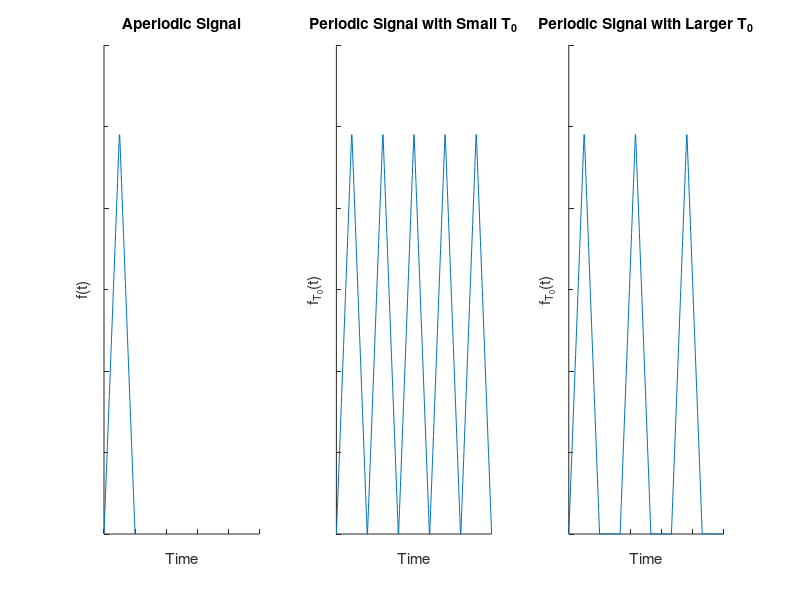

Reproduce this figure in MATLAB.
at=linspace(0,5,100);
af(1:50)=0:0.1:4.9;
af(51:100)=4.9:-0.1:0;
af(101:165)=zeros(1,65);

pt=linspace(0,25,500);
pf1=zeros(1,500);
for i=1:5
    pf1((i-1)*100+1:i*100)=af(1:100);
end

pf2=zeros(1,500);
for i=1:3
    pf2((i-1)*165+1:i*165)=af;
end

figure
subplot(1,3,1)
hold on
axis([0 25 0 6])
plot(at,af(1:100))
title('Aperiodic Signal')
axis nolabel
xlabel('Time')
ylabel('f(t)')
hold off
subplot(1,3,2)
hold on
axis([0 25 0 6])
plot(pt,pf1)
title('Periodic Signal with Small T_0')
axis nolabel
xlabel('Time')
ylabel('f_{T_0}(t)')
hold off
subplot(1,3,3)
hold on
axis([0 25 0 6])
plot(pt,pf2)
title('Periodic Signal with Larger T_0')
axis nolabel
xlabel('Time')
ylabel('f_{T_0}(t)')
hold off
waitforbuttonpress ()
print(1,strcat("../images/",mfilename(),".pdf"),"-dpdf","-S700,300")